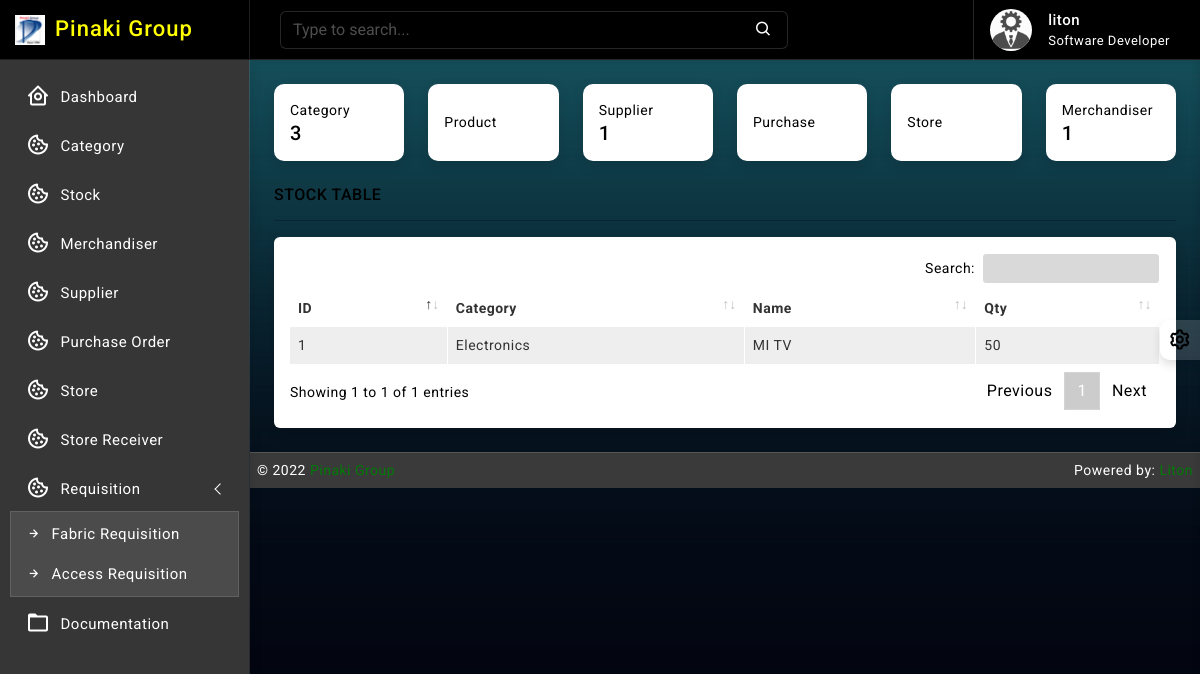
Before: / (signed in) with the older database file.
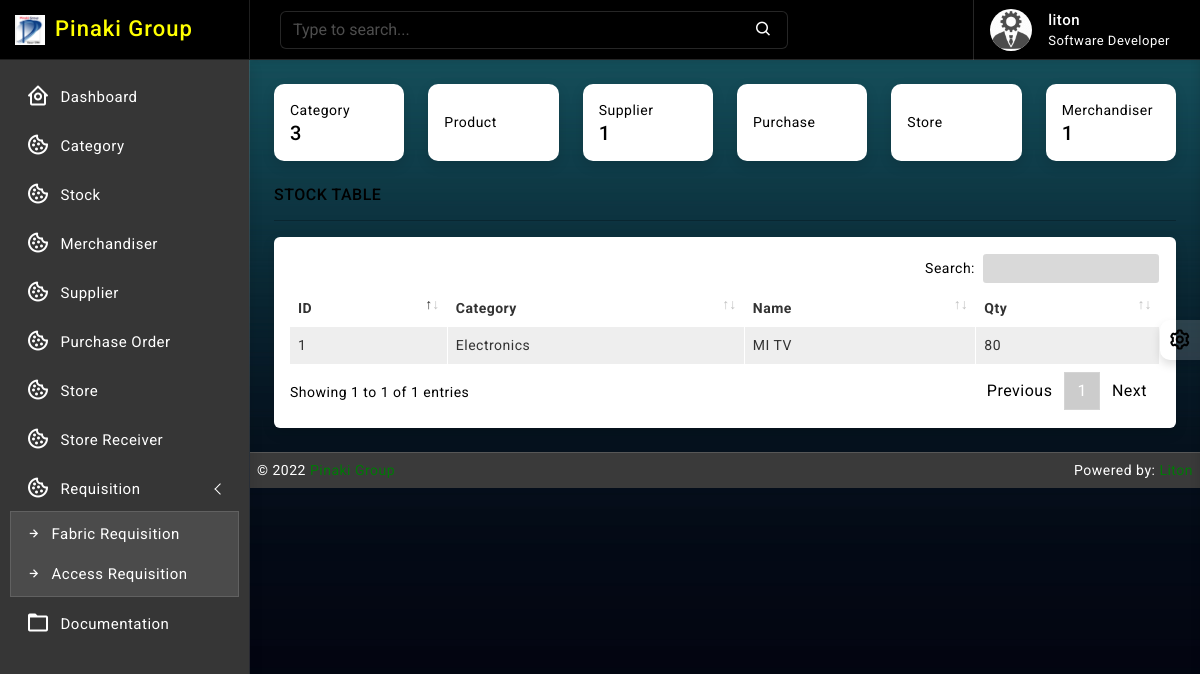
After: the same page with the newer database file.
### stock/models.py (models this page shows, shortened)
class Stock(models.Model):
    id = models.AutoField(primary_key=True)
    category = models.ForeignKey(Category, on_delete=models.CASCADE, blank=False)
    name = models.CharField(max_length=30, unique=True)
    quantity = models.IntegerField(default=1)
    is_deleted = models.BooleanField(default=False)

### category/models.py (models this page shows)
class Category(models.Model):
    name = models.CharField(max_length=64, null=True, unique=True, blank=True)
    created_at = models.DateTimeField(auto_now_add=True, auto_now=False)
    updated_at = models.DateTimeField(auto_now_add=False, auto_now=True)
    def __str__(self):
        return self.name

### accounts/decorators.py (the view)
        def wrapper_func(request, *args, **kwargs):
            group = None
            if request.user.groups.exists():
                group = request.user.groups.all()[0].name
            if group in allowed_roles:
                return view_func(request, *args, **kwargs)
            else:
                return render(request, 'accounts/index.html')

### pgims/views.py (called while the page is built)
@login_required
@admin_only
@allowed_users(allowed_roles=['admin', 'merchandiser'])
def home(request):
    total_category = Category.objects.count()
    total_merchandiser = Merchandiser.objects.count()
    total_supplier = Supplier.objects.count()
    total_purchase = PurchaseItem.objects.count()
    total_stock = Stock.objects.count()
    stocks = Stock.objects.all().order_by('-id')
    context = {
        'name': total_category,
        'office_id': total_merchandiser,
        'supplier_name': total_supplier,
        'stock': total_purchase,
        'billno': total_stock,
        'stocks': stocks
    }
    return render(request, 'home.html', context)

### templates/home.html (shortened to what the changed rows need)
{% extends 'base/base.html' %}
{% block body %}
{% load static %}
		<div class="page-wrapper">
			<div class="page-content">
                    <div class="card">
                        <div class="card-body">
                            <div class="table-responsive">
                                <table id="example2" class="table table-striped table-bordered">
                                    <thead>
                                        <tr>
                                            <th>ID</th>
                                            <th>Category</th>
                                            <th>Name</th>
                                            <th>Qty</th>
                                        </tr>
                                    </thead>
                                    <tbody>
                                        {% for data in stocks %}
                                        <tr>
                                           <td>{{ data.id }}</td>
                                           <td>{{ data.category }}</td>
                                           <td>{{ data.name }}</td>
                                           <td>{{ data.quantity }}</td>
                                        </tr>
                                     {% endfor %}
                                    </tbody>
                                </table>
                            </div>
                        </div>
                    </div>
            </div>
        </div>
{% endblock body %}

Changed rows visible on the page:
changed Stock "MI TV": quantity "50" → "80"
